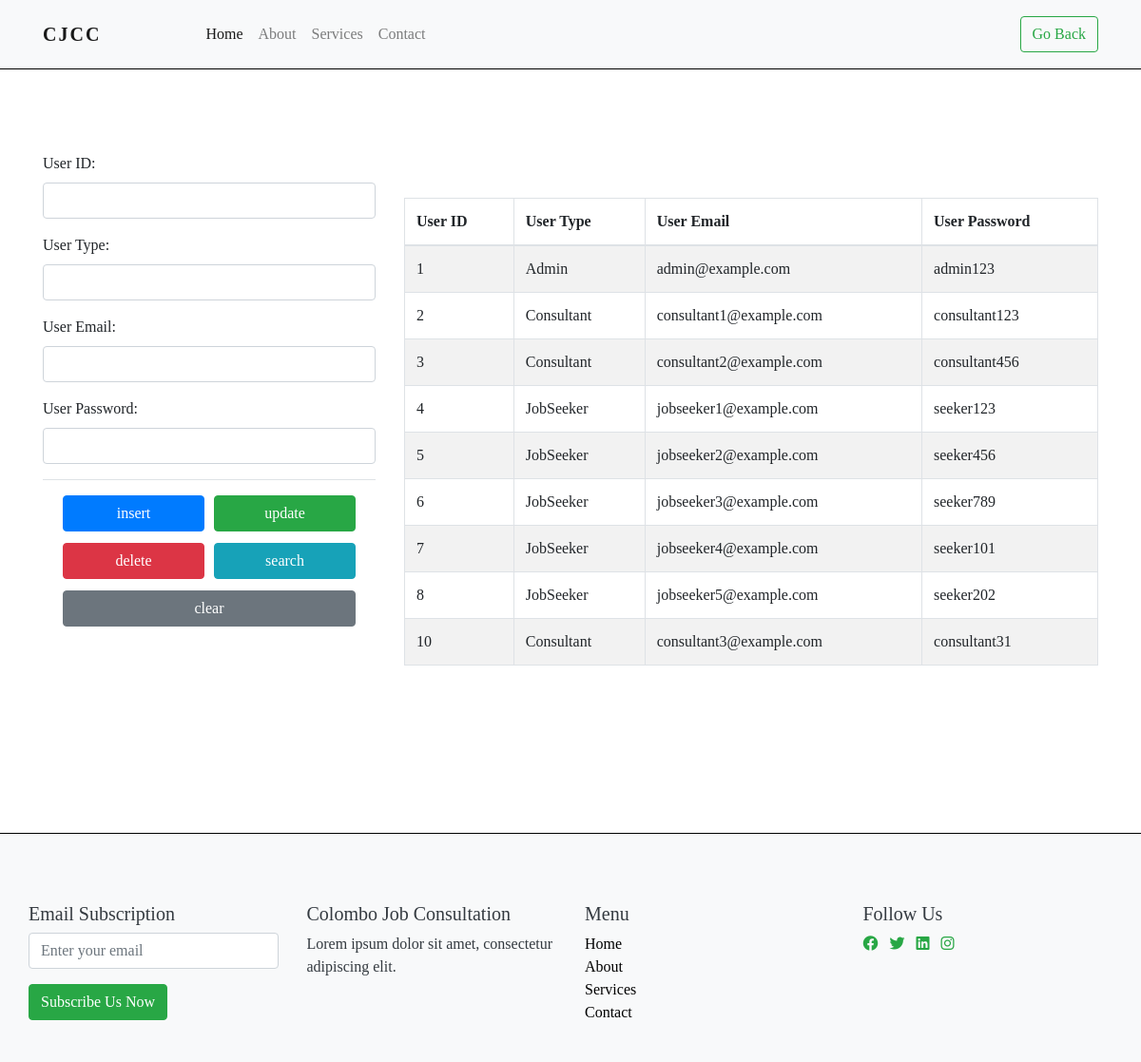
The page /admin_user_management.php on the database its author committed.
### tables this page shows
CREATE TABLE `users` (
  `User_ID` int(11) NOT NULL,
  `User_Type` enum('Admin','Consultant','JobSeeker') NOT NULL,
  `User_Email` varchar(255) NOT NULL,
  `User_Password` varchar(255) NOT NULL
);

### admin/users.php (the view, shortened to what this page needs)
 <div class="container">
        <?php
            include(__DIR__ . '/../connect.php');
            $user_id = '';
            $User_Type = '';
            $User_Email = '';
            $User_Password = '';
        ?>
        <div class="row">
            <div class="col-md-4">
                <form id="searchForm" method="POST">
                    <div class="form-group">
                        <label for="User_ID">User ID:</label>
                        <input type="text" class="form-control" id="User_ID" name="User_ID" value="<?php echo $user_id; ?>" required>
                    </div>
                    <div class="form-group">
                        <label for="User_Type">User Type:</label>
                        <input type="text" class="form-control" id="User_Type" name="User_Type" value="<?php echo $User_Type; ?>">
                    </div>
                    <div class="form-group">
                        <label for="User_Email">User Email:</label>
                        <input type="text" class="form-control" id="User_Email" name="User_Email" value="<?php echo $User_Email; ?>">
                    </div>
                    <div class="form-group">
                        <label for="User_Password">User Password:</label>
                        <input type="text" class="form-control" id="User_Password" name="User_Password" value="<?php echo $User_Password; ?>">
                    </div>
                    <div class="modal-footer ">
                        <div class="container-fluid button-container-custom">
                            <div class="row">
                                <div class="col-6"><input style="width:100%" type="submit" class="btn btn-primary" name="action" value="insert"></div>
                                <div class="col-6"><input style="width:100%" type="submit" class="btn btn-success" name="action" value="update"></div>
                            </div>
                            <div class="row">
                                <div class="col-6"><input style="width:100%" type="submit" class="btn btn-danger" name="action" value="delete"></div>
                                <div class="col-6"><input style="width:100%" type="submit" class="btn btn-info" name="action" value="search"></div>
                            </div>
                            <div class="row">
                                <div class="col-12"><input style="width:100%" type="button" class="btn btn-secondary" onclick="clearForm()" value="clear"></div>
                            </div>
                        </div>
                    </div>
                </form>
            </div>
            <div class="col-md-8">
                <?php
                $result = $conn->query("SELECT * FROM Users");
                if ($result->num_rows > 0) {
                ?>
                    <div class="table-responsive mt-5">
                        <table class="table table-striped table-bordered table-hover">
                            <thead>
                                <tr>
                                    <th>User ID</th>
                                    <th>User Type</th>
                                    <th>User Email</th>
                                    <th>User Password</th>
                                </tr>
                            </thead>
                            <tbody>
                                <?php
                                while ($row = $result->fetch_assoc()) {
                                ?>
                                    <tr>
                                        <td><?php echo $row['User_ID']; ?></td>
                                        <td><?php echo $row['User_Type']; ?></td>
                                        <td><?php echo $row['User_Email']; ?></td>
                                        <td><?php echo $row['User_Password']; ?></td>
                                    </tr>
                                <?php
                                }
                                ?>
                            </tbody>
                        </table>
                    </div>
                <?php
                } else {
                    echo "<div class='alert alert-info mt-5'>No users found</div>";
                }
                ?>
            </div>
        </div>
</div>

### css/style.css (style rules this page uses)
* { border: 0; padding: 0; }
body { padding: 0; order: 0; font-family: poppins; }
.table-responsive.mt-5 { max-height: 800px; }

### admin/users.php (style rules this page uses)
.button-container-custom .row { margin-bottom: 12px; }
.button-container-custom .row .col-6 { padding: 0 5px; }
.button-container-custom .row .col-12 { padding: 0 5px !important; }

### rows shown on the page
users: User_ID "1", User_Type "Admin", User_Email "admin@example.com", User_Password "admin123"
users: User_ID "2", User_Type "Consultant", User_Email "consultant1@example.com", User_Password "consultant123"
users: User_ID "3", User_Type "Consultant", User_Email "consultant2@example.com", User_Password "consultant456"
users: User_ID "4", User_Type "JobSeeker", User_Email "jobseeker1@example.com", User_Password "seeker123"
users: User_ID "5", User_Type "JobSeeker", User_Email "jobseeker2@example.com", User_Password "seeker456"
users: User_ID "6", User_Type "JobSeeker", User_Email "jobseeker3@example.com", User_Password "seeker789"
users: User_ID "7", User_Type "JobSeeker", User_Email "jobseeker4@example.com", User_Password "seeker101"
users: User_ID "8", User_Type "JobSeeker", User_Email "jobseeker5@example.com", User_Password "seeker202"
users: User_ID "10", User_Type "Consultant", User_Email "consultant3@example.com", User_Password "consultant31"
